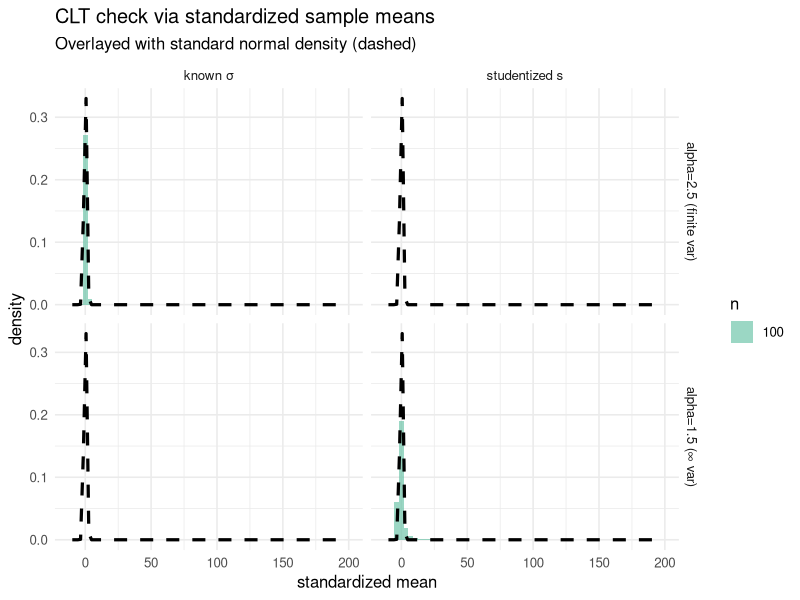
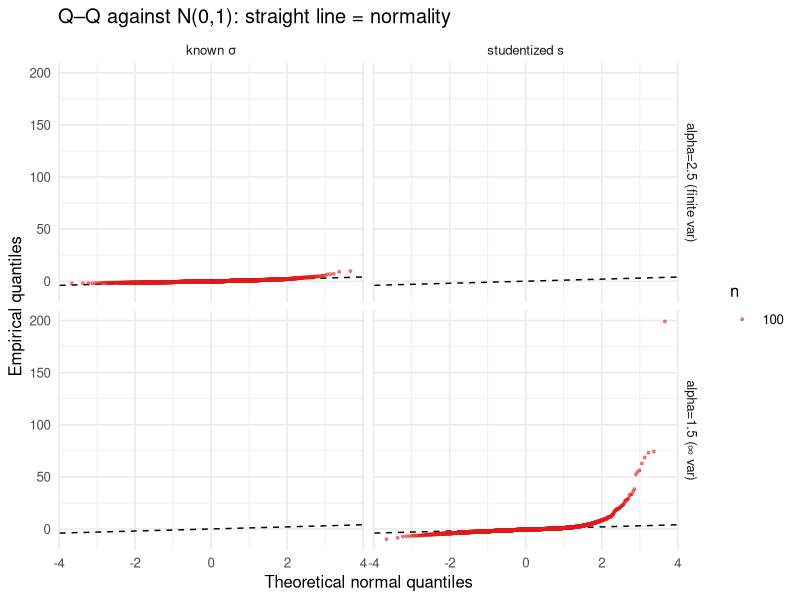
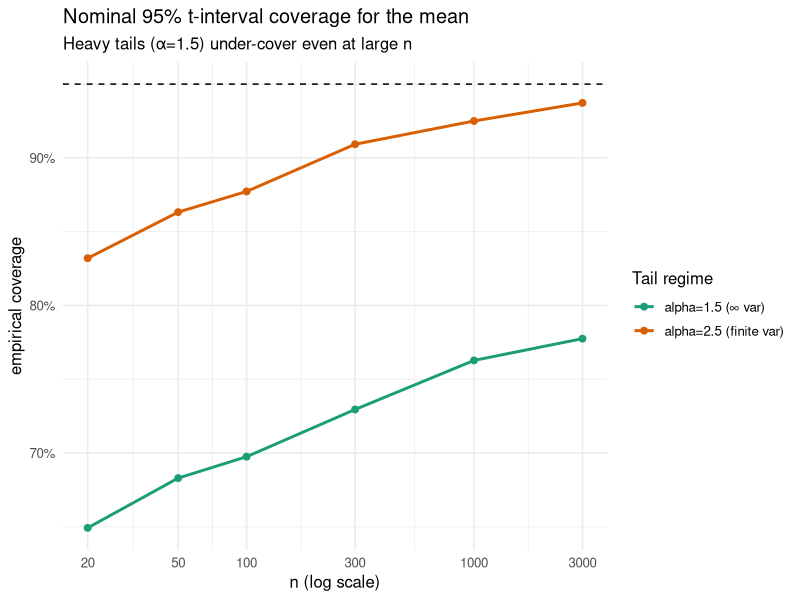
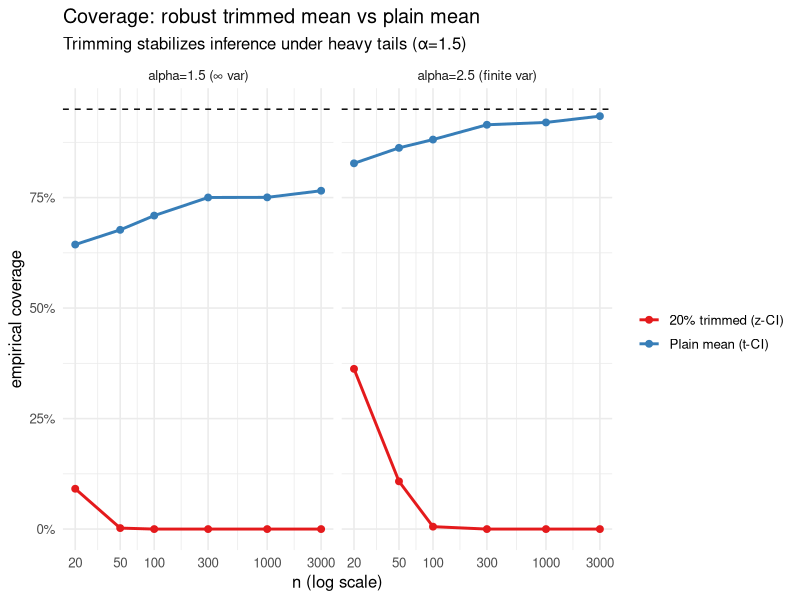

R code for these plots, in order:
# ---- Heavy-tail CLT demo with colourful viz (Pareto) ----
# Fixed version: avoids after_stat() inheritance issue in stat_function()

# Packages
pkgs <- c("ggplot2","dplyr","tidyr","purrr","tibble","patchwork","scales")
to_install <- pkgs[!pkgs %in% rownames(installed.packages())]
if(length(to_install)) install.packages(to_install, quiet = TRUE)
invisible(lapply(pkgs, library, character.only = TRUE))

set.seed(42)

# Pareto generator (Type I), xm > 0, alpha > 0
rpareto <- function(n, alpha, xm = 1) xm / runif(n)^(1/alpha)

pareto_mean  <- function(alpha, xm=1) if (alpha > 1) alpha * xm / (alpha - 1) else NA_real_
pareto_var   <- function(alpha, xm=1) if (alpha > 2) alpha * xm^2 / ((alpha - 1)^2 * (alpha - 2)) else Inf

# Winsorize then trimmed-mean variance (for asymptotic SE of trimmed mean)
winsorize <- function(x, trim = 0.2){
  a <- quantile(x, probs = trim, type = 7)
  b <- quantile(x, probs = 1-trim, type = 7)
  pmin(pmax(x, a), b)
}
trimmed_mean_se <- function(x, trim = 0.2){
  # asymptotic Var(trimmed mean) ~ Var(Winsorized)/((1-2t)^2 * n)
  w <- winsorize(x, trim = trim)
  sw2 <- var(w)
  se <- sqrt(sw2) / ((1 - 2*trim) * sqrt(length(x)))
  se
}

# Simulation design
alphas <- c(2.5, 1.5)        # 2.5: CLT OK; 1.5: finite mean, infinite variance
Ns     <- c(20, 50, 100, 300, 1000, 3000)
reps   <- 4000
xm     <- 1

# ---------- Generate standardized sample mean draws ----------
# - For alpha > 2: Z_n = sqrt(n) * (xbar - mu) / sigma_true
# - For 1 < alpha <= 2: T_n = sqrt(n) * (xbar - mu) / s  (Studentized; still not N(0,1))

gen_stats <- function(alpha, n, reps){
  mu    <- pareto_mean(alpha, xm)
  s2    <- pareto_var(alpha, xm)
  Xbar  <- replicate(reps, mean(rpareto(n, alpha, xm)))
  s_hat <- replicate(reps, sd(  rpareto(n, alpha, xm)))
  out <- tibble(
    alpha = alpha, n = n,
    xbar = Xbar,
    s_hat = s_hat
  ) |>
    dplyr::mutate(
      mu = mu,
      sigma_true = sqrt(s2),
      stat_known = if (is.finite(s2)) sqrt(n) * (xbar - mu) / sigma_true else NA_real_,
      stat_t     = sqrt(n) * (xbar - mu) / s_hat
    )
  out
}

stats_df <- purrr::map_df(alphas, \(a) purrr::map_df(Ns, \(n) gen_stats(a, n, reps)))

# ---------- FIG A: Histograms of standardized means vs N(0,1) ----------
nice_levels <- c("alpha=2.5 (finite var)", "alpha=1.5 (∞ var)")
stats_plot <- stats_df |>
  dplyr::mutate(alpha_lab = factor(ifelse(alpha>2, nice_levels[1], nice_levels[2]),
                            levels = nice_levels),
         which_stat = ifelse(alpha>2, "known σ", "studentized s"),
         z = ifelse(alpha>2, stat_known, stat_t)) |>
  dplyr::filter(n %in% c(100, 2000)) # two sample sizes

# Use ..density.. for broad compatibility; add stat_function with inherit.aes = FALSE
p_hist <- ggplot2::ggplot(stats_plot, ggplot2::aes(x = z, y = ..density.., fill = factor(n))) +
  ggplot2::geom_histogram(bins = 60, alpha = 0.65, position = "identity") +
  ggplot2::stat_function(
    data = data.frame(x = c(-6, 6)),
    mapping = ggplot2::aes(x = x),
    fun = dnorm,
    linewidth = 1.1,
    linetype = 2,
    inherit.aes = FALSE
  ) +
  ggplot2::facet_grid(alpha_lab ~ which_stat, labeller = label_value) +
  ggplot2::scale_fill_brewer(palette = "Set2", name = "n") +
  ggplot2::labs(title = "CLT check via standardized sample means",
       subtitle = "Overlayed with standard normal density (dashed)",
       x = "standardized mean", y = "density") +
  ggplot2::theme_minimal(base_size = 12)

# ---------- FIG B: Q–Q plots vs Normal ----------
qq_samples <- stats_df |>
  dplyr::mutate(alpha_lab = factor(ifelse(alpha>2, nice_levels[1], nice_levels[2]),
                            levels = nice_levels),
         which_stat = ifelse(alpha>2, "known σ", "studentized s"),
         z = ifelse(alpha>2, stat_known, stat_t)) |>
  dplyr::filter(n %in% c(100, 2000)) |>
  dplyr::group_by(alpha_lab, which_stat, n) |>
  dplyr::mutate(q_theory = qnorm(ppoints(dplyr::n()), 0, 1),
         q_sample = sort(z)) |>
  dplyr::ungroup()

p_qq <- ggplot2::ggplot(qq_samples, ggplot2::aes(x = q_theory, y = q_sample, color = factor(n))) +
  ggplot2::geom_abline(slope = 1, intercept = 0, linetype = 2) +
  ggplot2::geom_point(alpha = 0.5, size = 0.7) +
  ggplot2::facet_grid(alpha_lab ~ which_stat) +
  ggplot2::scale_color_brewer(palette = "Set1", name = "n") +
  ggplot2::labs(title = "Q–Q against N(0,1): straight line = normality",
       x = "Theoretical normal quantiles", y = "Empirical quantiles") +
  ggplot2::theme_minimal(base_size = 12)

# ---------- FIG C: Coverage of nominal 95% CIs for the MEAN (plain t-interval) ----------
coverage_plain <- purrr::map_df(alphas, function(alpha){
  if (alpha <= 1) return(tibble())
  mu <- pareto_mean(alpha, xm)
  purrr::map_df(Ns, function(n){
    inside <- replicate(reps, {
      x <- rpareto(n, alpha, xm)
      m <- mean(x); s <- sd(x)
      se <- s / sqrt(n)
      tcrit <- qt(0.975, df = n - 1)
      (mu >= m - tcrit * se) && (mu <= m + tcrit * se)
    })
    tibble(alpha=alpha, n=n, coverage=mean(inside))
  })
})

p_cov_plain <- coverage_plain |>
  dplyr::mutate(alpha_lab = ifelse(alpha>2, nice_levels[1], nice_levels[2])) |>
  ggplot2::ggplot(ggplot2::aes(x = n, y = coverage, color = alpha_lab)) +
  ggplot2::geom_hline(yintercept = 0.95, linetype = 2) +
  ggplot2::geom_point(size = 2) + ggplot2::geom_line(linewidth = 1) +
  ggplot2::scale_x_log10(breaks = Ns) +
  ggplot2::scale_y_continuous(labels = scales::label_percent(accuracy = 1)) +
  ggplot2::scale_color_brewer(palette = "Dark2", name = "Tail regime") +
  ggplot2::labs(title = "Nominal 95% t-interval coverage for the mean",
       subtitle = "Heavy tails (α=1.5) under-cover even at large n",
       x = "n (log scale)", y = "empirical coverage") +
  ggplot2::theme_minimal(base_size = 12)

# ---------- FIG D: Robust 20% trimmed mean coverage vs plain mean ----------
coverage_trim <- purrr::map_df(alphas, function(alpha){
  if (alpha <= 1) return(tibble())
  mu <- pareto_mean(alpha, xm)
  purrr::map_df(Ns, function(n){
    # Plain t CI
    inside_plain <- replicate(reps, {
      x <- rpareto(n, alpha, xm)
      m <- mean(x); s <- sd(x)
      se <- s / sqrt(n)
      tcrit <- qt(0.975, df = n - 1)
      (mu >= m - tcrit * se) && (mu <= m + tcrit * se)
    })
    # 20% trimmed mean with Winsorized-variance SE (z CI)
    inside_trim <- replicate(reps, {
      x <- rpareto(n, alpha, xm)
      m <- mean(x, trim = 0.2)
      se <- trimmed_mean_se(x, trim = 0.2)
      zcrit <- qnorm(0.975)
      (mu >= m - zcrit * se) && (mu <= m + zcrit * se)
    })
    tibble(alpha=alpha, n=n,
           coverage_plain=mean(inside_plain),
           coverage_trim =mean(inside_trim))
  })
})

cov_long <- coverage_trim |>
  dplyr::mutate(alpha_lab = ifelse(alpha>2, nice_levels[1], nice_levels[2])) |>
  tidyr::pivot_longer(cols = dplyr::starts_with("coverage_"),
               names_to = "method", values_to = "coverage") |>
  dplyr::mutate(method = dplyr::recode(method,
                         coverage_plain = "Plain mean (t-CI)",
                         coverage_trim  = "20% trimmed (z-CI)"))

p_cov_comp <- ggplot2::ggplot(cov_long, ggplot2::aes(x = n, y = coverage, color = method))+
  ggplot2::geom_hline(yintercept = 0.95, linetype = 2) +
  ggplot2::geom_point(size = 2) + ggplot2::geom_line(linewidth = 1) +
  ggplot2::scale_x_log10(breaks = Ns) +
  ggplot2::scale_y_continuous(labels = scales::label_percent(accuracy = 1)) +
  ggplot2::scale_color_brewer(palette = "Set1", name = "") +
  ggplot2::facet_wrap(~ alpha_lab) +
  ggplot2::labs(title = "Coverage: robust trimmed mean vs plain mean",
       subtitle = "Trimming stabilizes inference under heavy tails (α=1.5)",
       x = "n (log scale)", y = "empirical coverage") +
  ggplot2::theme_minimal(base_size = 12)

# ---- Draw all figures ----
#(p_hist / p_qq) | (p_cov_plain / p_cov_comp)


(p_hist)
Sys.sleep(4)
(p_qq)
Sys.sleep(4)
(p_cov_plain)
Sys.sleep(4)
(p_cov_comp)
